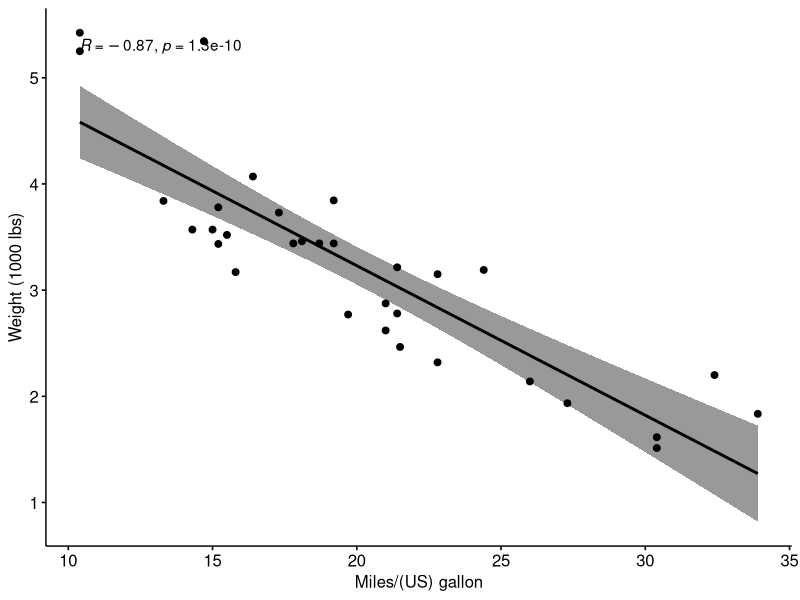

Generate this figure with R:
# Author: Howard, Date: Sept 2 2022, Purpose: Calculate correlation anlaysis

library("ggpubr")

#loading some sample data
my_data<-mtcars

# generate correlation plot
ggscatter(my_data, x = "mpg", y = "wt", add = "reg.line", conf.int = TRUE, cor.coef = TRUE, cor.method = "pearson", xlab = "Miles/(US) gallon", ylab = "Weight (1000 lbs)")

# generate correlation value w/o plot
res <- cor.test(my_data$wt, my_data$mpg, method = "pearson")
res